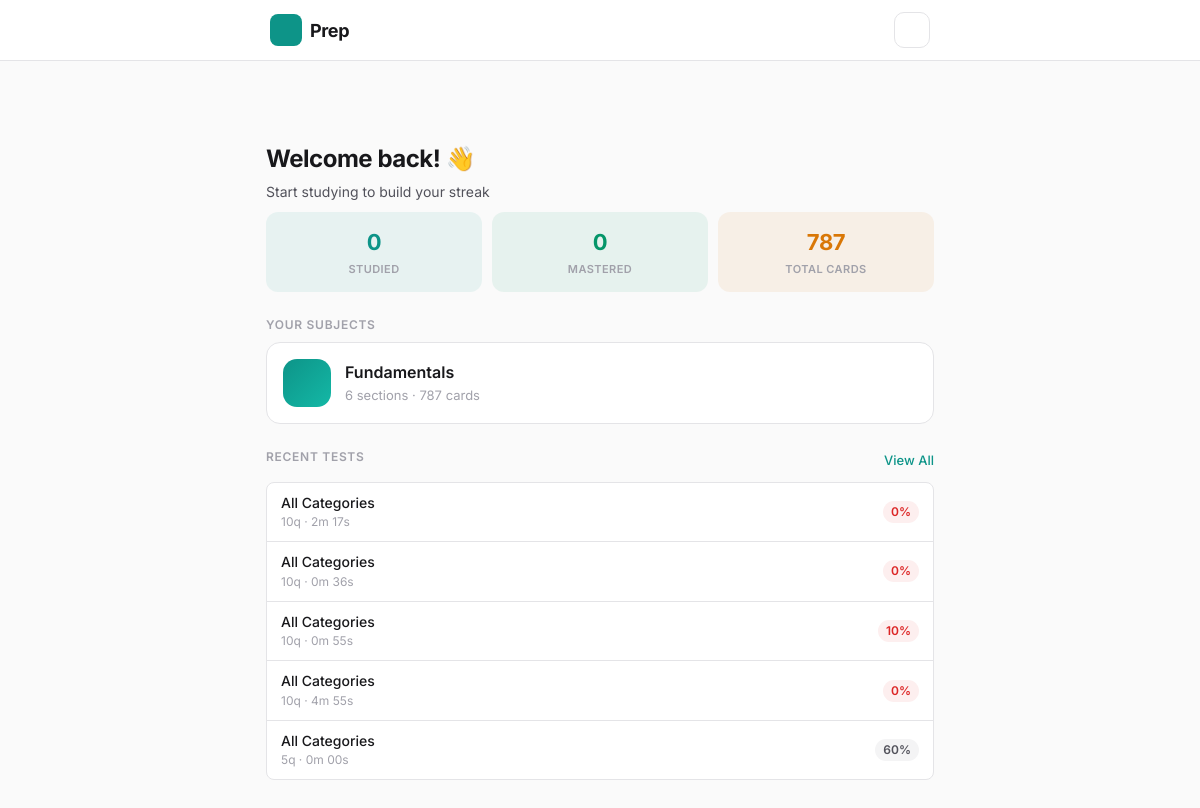
/, run on an earlier commit of the app's database.
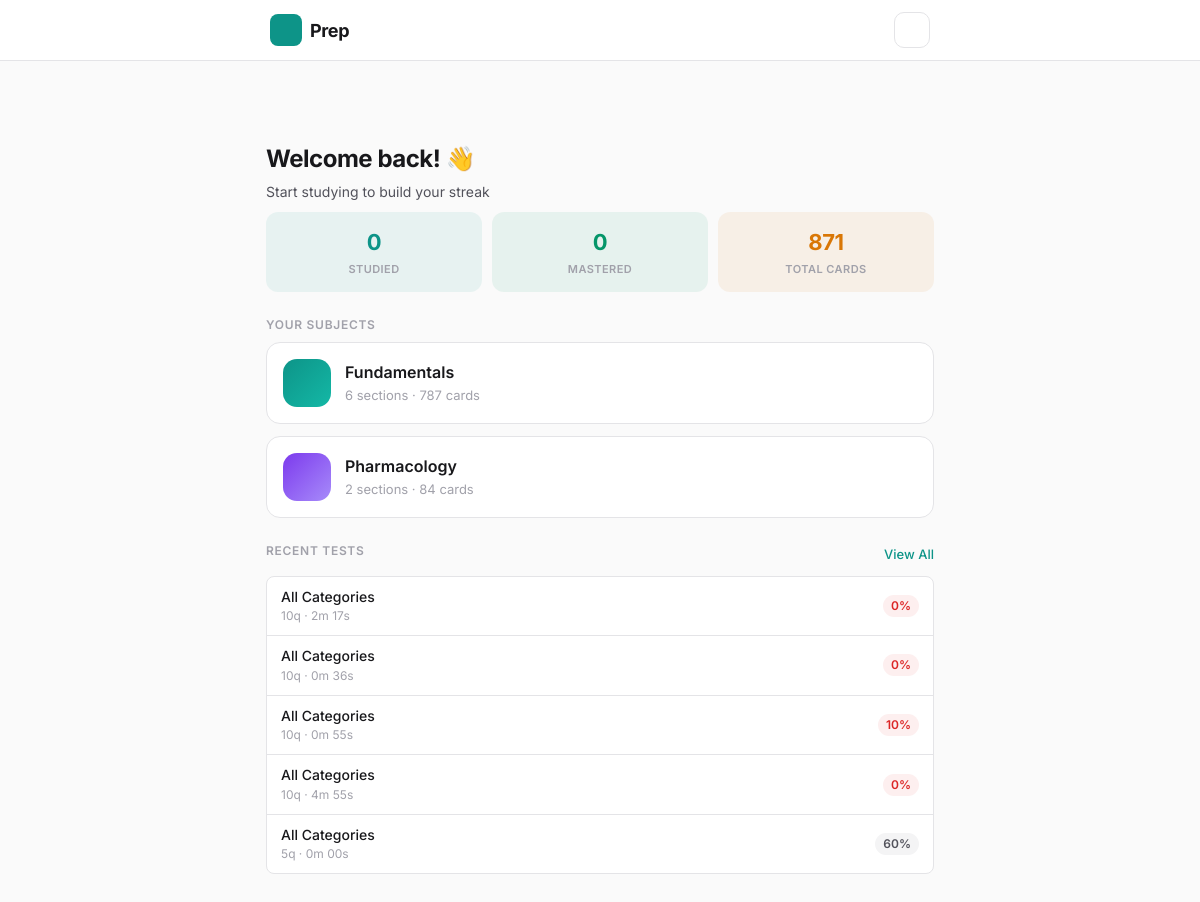
And on a later commit of the database.
### cards/models.py (models this page shows, shortened)
class Category(models.Model):
    name = models.CharField(max_length=100)
    slug = models.SlugField(unique=True)
    icon = models.CharField(max_length=10, default='📚')
    is_default = models.BooleanField(default=False)
    published = models.BooleanField(default=False, help_text='Show on homepage')
    class Meta:
        verbose_name_plural = 'categories'
        ordering = ['name']

### cards/views.py (the view)
# urls.py: path('', views.dashboard_view, name='dashboard'),
def dashboard_view(request):
    stats = _get_global_stats()
    categories = Category.objects.filter(published=True).annotate(
        total=Count("cards"),
        studied_count=Count(
            "cards__progress", filter=Q(cards__progress__times_studied__gt=0)
        ),
    )
    cat_progress = []
    for cat in categories:
        pct = round(cat.studied_count / cat.total * 100) if cat.total > 0 else 0
        cat_progress.append(
            {
                "name": cat.name,
                "icon": cat.icon,
                "slug": cat.slug,
                "total": cat.total,
                "studied": cat.studied_count,
                "pct": pct,
                "exam_count": cat.decks.count(),
            }
        )
    recent_quizzes = Quiz.objects.filter(completed_at__isnull=False).select_related(
        "category"
    )[:5]
    review_count = Progress.objects.filter(needs_review=True).count()
    return render(
        request,
        "cards/dashboard.html",
        {
            "stats": stats,
            "categories": cat_progress,
            "recent_quizzes": recent_quizzes,
            "review_count": review_count,
        },
    )

### cards/models.py (called while the page is built)
    @property
    def percentage(self):
        return round(self.score / self.num_questions * 100) if self.num_questions > 0 else 0

    @property
    def duration_seconds(self):
        if self.completed_at and self.started_at:
            return int((self.completed_at - self.started_at).total_seconds())
        return None

    @property
    def duration_display(self):
        secs = self.duration_seconds
        if secs is None:
            return '—'
        mins, s = divmod(secs, 60)
        return f'{mins}m {s:02d}s'

### cards/views.py (called while the page is built)
def _get_streak():
    streak = 0
    d = date.today()
    while StudySession.objects.filter(date=d).exists():
        streak += 1
        d -= timedelta(days=1)
    return streak

### cards/templates/cards/dashboard.html (shortened to what this page needs)
{% extends "cards/base.html" %}
{% load static %}
{% block body %}
<div class="page">
  <section class="hero">
    <div class="hero-text">
      <h1 class="hero-title">Welcome back! 👋</h1>
      <p class="hero-sub">{% if stats.streak > 0 %}🔥 {{ stats.streak }}-day streak — keep going!{% else %}Start studying to build your streak{% endif %}</p>
    </div>
  </section>
  <section class="home-stats">
    <div class="home-stat teal">
      <span class="home-stat-num">{{ stats.studied }}</span>
      <span class="home-stat-label">Studied</span>
    </div>
    <div class="home-stat green">
      <span class="home-stat-num">{{ stats.mastered }}</span>
      <span class="home-stat-label">Mastered</span>
    </div>
    <div class="home-stat amber">
      <span class="home-stat-num">{{ stats.total_cards }}</span>
      <span class="home-stat-label">Total Cards</span>
    </div>
  </section>
  <section class="section">
    <h2 class="section-title">Your Subjects</h2>
    <div class="cat-cards">
      {% for cat in categories %}
      <a href="{% url 'category_detail' cat.slug %}" class="cat-card cc-{{ forloop.counter }}">
        <div class="cat-card-icon"><i class="{{ cat.icon }}"></i></div>
        <div class="cat-card-body">
          <h3 class="cat-card-name">{{ cat.name }}</h3>
          <p class="cat-card-meta">{{ cat.exam_count }} sections · {{ cat.total }} cards</p>
        </div>
      </a>
      {% endfor %}
    </div>
  </section>
  {% if recent_quizzes %}
  <section class="section">
    <div class="section-header">
      <h2 class="section-title">Recent Tests</h2>
      <a href="{% url 'quiz_history' %}" class="section-link">View All</a>
    </div>
    <div class="list">
      {% for quiz in recent_quizzes %}
      <a href="{% url 'quiz_results' quiz.pk %}" class="list-row">
        <div class="list-body">
          <span class="list-name">{% if quiz.category %}{{ quiz.category.name }}{% else %}All Categories{% endif %}</span>
          <span class="list-meta">{{ quiz.num_questions }}q · {{ quiz.duration_display }}</span>
        </div>
        <span class="list-badge {% if quiz.percentage >= 80 %}green{% elif quiz.percentage < 60 %}red{% endif %}">{{ quiz.percentage }}%</span>
      </a>
      {% endfor %}
    </div>
  </section>
  {% endif %}
</div>
{% endblock %}

What changed in the data, as far as the page shows it:
added Category: name "Pharmacology"
Also different on the page:
{{ stats.total_cards }}: "787" → "871"
new list line: "2 sections · 84 cards"
